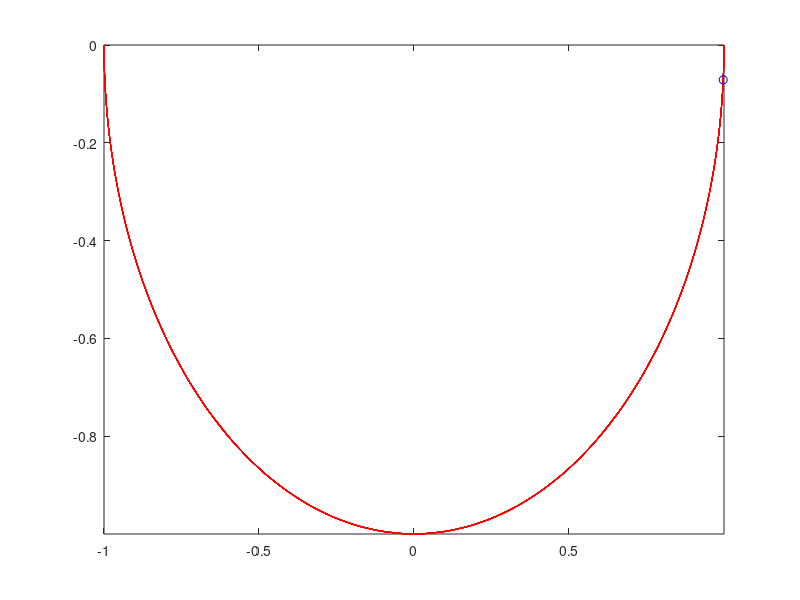

Write the MATLAB code that produced this figure.
function HereWeGooo()

%Define variables
cart_mass = 535;                        %kg, mass of cart no people
person_mass = 100;                      %kg, mass of 1 person
rolling_mass = cart_mass + person_mass; %kg, mass of person+cart
m = rolling_mass;                       %ez pz

R = 100;         %m, radius of the roller coaster loop
g = 9.81;       %m/s^2, acceleration due to gravity
mu = 0.0009;    %coefficient of rolling resistance


    function res = S_derivs(~,S)
        
        s = S(1);   %current s (position)
        sdot = S(2);%current sdot (velocity)

%         sdd = -(g*cos(s))/(cos(s)^2 - sin(s)^2);
%         sdd = (sdot^2*sin(s)-tan(s)*sdot*cos(s)-g)/(cos(s)-tan(s)*sin(s))
%         sdd = ((-2*sdot^2*sin(s)*cos(s) - g*cos(s))/(cos(s)^2 + sin(s)^2));
%         sdd=(sdot^2*sin(s)-tan(s)*sdot^2*cos(s)-g)/(cos(s)+tan(s)*sin(s));
%<<<<<<< HEAD
%         sdd = (-2*sdot^2*sin(s)*cos(s) - g*cos(s))
%         sdd = - g*cos(s);
%           if sdd<10e-9
%               sdd=0.000001;
%           else
%             sdd=(m*sdot*cos(s)*(R*tan(s)-mu*R*tan(s))-m*sdot^2*sin(s)+m*g)/(m*sin(s)*(R*tan(s)-mu*R*tan(s))-m*cos(s));
%           end
            sdd=(m*sdot^2*sin(s)-m*g-tan(s)*((1-mu)/(1+mu))*m*sdot^2*cos(s))/(m*cos(s)+m*sin(s)*tan(s)*((1-mu)/(1+mu)));
        res = [sdot; sdd];
    end

% options = odeset('RelTol', 1e-6);
% [t,S] = ode45(@S_derivs, [0 4], [pi/4,-2],options);
%=======
%         sdd = -2*sdot^2*sin(s)*cos(s) - g*cos(s);
%         sdd=((m*sdot^2*cos(s))*(R*tan(s)-mu*R*tan(s))-m*sdot^2*sin(s)+m*g)/((m*sin(s))*(R*tan(s)-mu*R*tan(s))-m*cos(s));
%           
%         res = [sdot; sdd];
%     end

options = odeset('RelTol', 1e-10);
[t,S] = ode45(@S_derivs, [0 20], [pi,0],options);
%>>>>>>> origin/master

Ss = S(:,1);
%sdots = S(:,2);

%<<<<<<< HEAD
% plot(t,Ss)
% rx = R*cos(Ss);
% ry = R*sin(Ss);
% %=======
% %plot(t,Ss)
rx = cos(Ss);
ry = sin(Ss);
%>>>>>>> origin/master

comet(rx,ry)

% sdd = ((((m*(sdd*sin(s) - sdot^2*cos(s)))/(cos(s)*(1-mu)))*sin(s) - ((m*(sdd*sin(s) - sdot^2*cos(s)))/(cos(s)*(1-mu)))*mu*sin(s) - m*g)/m + sdot^2 * sin(s) - sdd)






end

